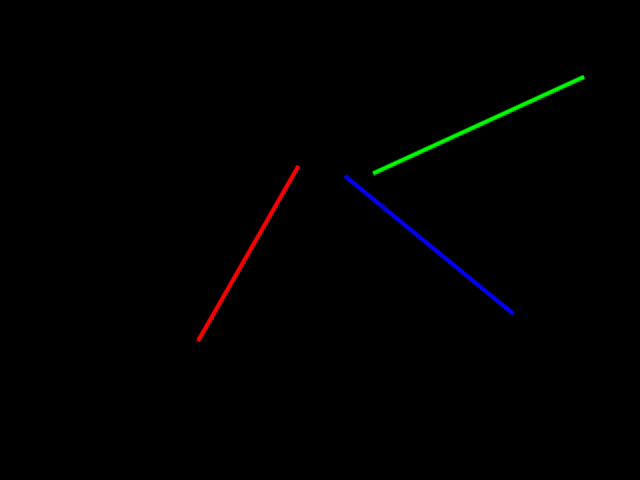
#> input picture frame 30 of Atv3/lines.mp4, 640 x 480 px
$ python Entrega3.py
#> lines starting #> are read from the running program, lines starting #| are printed output that depends on the picture; after the words box and inside, x2 and y2 are one past the last pixel; in counts of white or black regions, pixels touching at a corner belong together
#! /usr/bin/env python
# -*- coding:utf-8 -*-

#Imports
from __future__ import print_function

import cv2
import imutils
import numpy as np
import math
from math import acos, degrees, sqrt
import sys

# [12 lines of commented-out code are left out]

cap = cv2.VideoCapture("lines.mp4")
video2 = cv2.VideoCapture("V2.mp4")
video3 = cv2.VideoCapture("V3.mp4")

# Definindo os limites das cores:
# HSV -> Hue Sat Value
lower = np.array([57, 50, 50])
upper = np.array([67, 255, 255])

#Funções

def coeficiente (P1, P2):

	ax = P1[0]
	ay = P1[1]

	bx = P2[0]
	by = P2[1]


	deltax = bx - ax
	deltay = by - ay

	m = deltay/deltax

	h = ay - (m * ax)

	return m, h

def Intersecao (h1, h2, m1, m2):

	xi = (h2 - h1)/(m1 - m2)

	yi = m1 * xi + h1

	return xi, yi


if (cap.isOpened()== False):
  print("Error opening video stream or file")

# Read until video is completed
while(cap.isOpened()):
  # Capture frame-by-frame
  ret, frame = cap.read()
#> frame is the input picture: shape (480, 640, 3); mean B, G, R 0.8, 0.8, 0.8

  # Convertendo o frame para HSV:
  frame_hsv = cv2.cvtColor(frame, cv2.COLOR_BGR2HSV)
#> frame_hsv: shape (480, 640, 3); mean H, S, V 1.5, 5, 2.2

  # Fazendo a mascara:
  mask = cv2.inRange(frame_hsv, lower, upper)
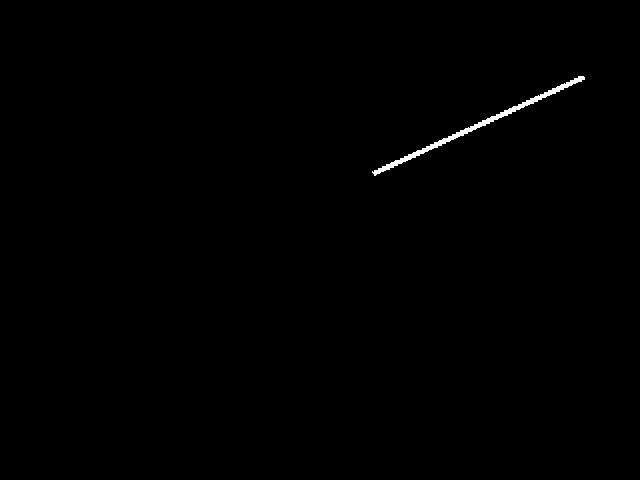
#> mask: shape (480, 640); 0.38% white; 1 white region, box (x1, y1, x2, y2) and area: (372, 76, 585, 176) 1153

  # Sobrepondo a mascara com a imagem original para pegar as cores
  # da imagem original:
  output = cv2.bitwise_and(frame, frame, mask=mask)

  # Convertendo o frame para GRAY:
  frame_gray = cv2.cvtColor(frame, cv2.COLOR_BGR2GRAY)

  mask2 = cv2.inRange(frame_gray, 240, 255)
#> mask2: shape (480, 640); every value is 0

  # Tirando os ruidos da imagem:
  frame_blur = cv2.GaussianBlur(mask2,(5,5),0)

  # Retirando as bordas do frame:
  edges = cv2.Canny(frame_blur, 25, 75)

  # Bordas com cor:
  edges_color = cv2.cvtColor(edges, cv2.COLOR_GRAY2BGR)
#> edges_color: shape (480, 640, 3); every value is 0


  if __name__ == '__main__':
    print(__doc__)

    dst = imutils.auto_canny(edges) # aplica o detector de bordas de Canny à imagem src
    cdst = cv2.cvtColor(dst, cv2.COLOR_GRAY2BGR) # Converte a imagem para BGR para permitir desenho colorido

    lista_1 =[]
    lista_2 = []

    if True: # HoughLinesP
        lines = cv2.HoughLines(dst, 1, math.pi/180.0, 110, np.array([]), 0, 0)
#> lines = None
#> (the run stopped early here; a loop or call above may not have finished)

$ run again, starting later in the video
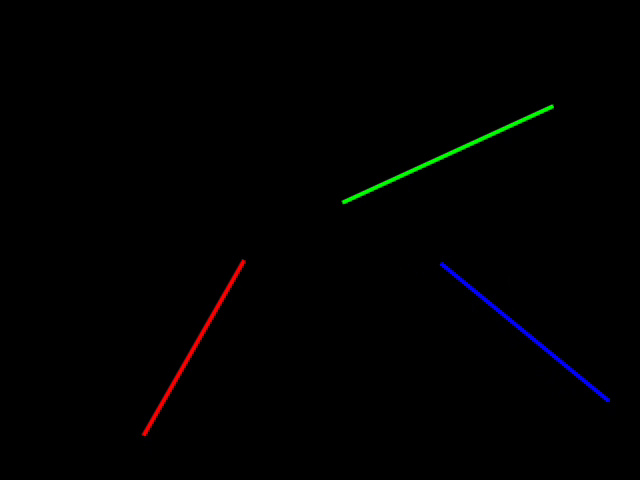
#> input picture frame 136 of Atv3/lines.mp4, 640 x 480 px
#> frame is the input picture: shape (480, 640, 3); mean B, G, R 0.8, 0.8, 0.8
#> frame_hsv: shape (480, 640, 3); mean H, S, V 2.1, 7, 2.2
#> `mask = cv2.inRange(frame_hsv, lower, upper)`:
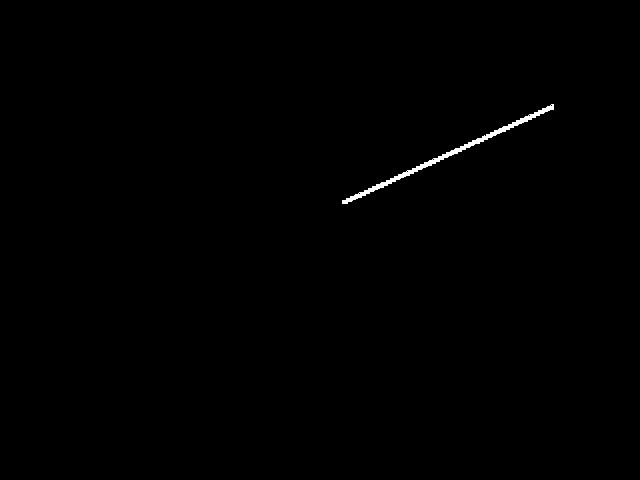
#> mask: shape (480, 640); 0.36% white; 1 white region, box (x1, y1, x2, y2) and area: (342, 104, 554, 204) 1091
#> mask2: shape (480, 640); every value is 0
#> edges_color: shape (480, 640, 3); every value is 0
#> lines = None

$ run again, starting later in the video
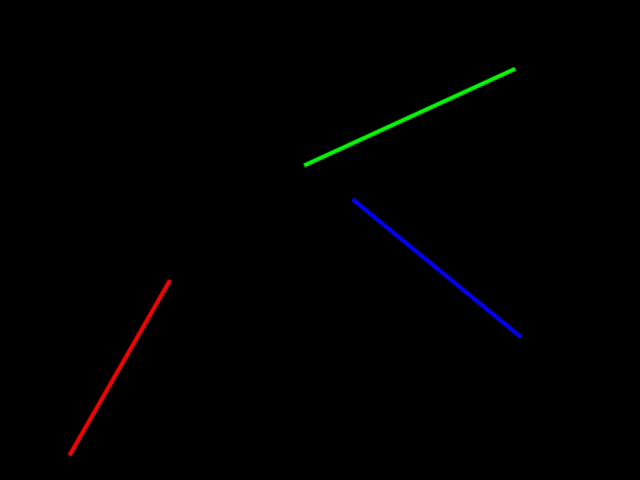
#> input picture frame 243 of Atv3/lines.mp4, 640 x 480 px
#> frame is the input picture: shape (480, 640, 3); mean B, G, R 0.8, 0.8, 0.8
#> frame_hsv: shape (480, 640, 3); mean H, S, V 2, 6.7, 2.2
#> `mask = cv2.inRange(frame_hsv, lower, upper)`:
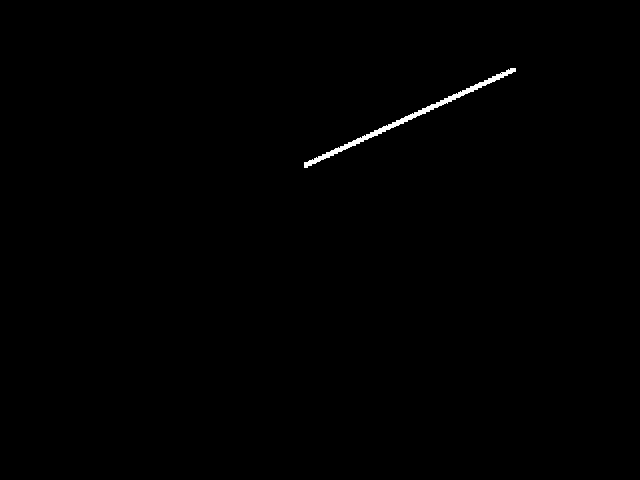
#> mask: shape (480, 640); 0.38% white; 1 white region, box (x1, y1, x2, y2) and area: (304, 68, 516, 168) 1163
#> mask2: shape (480, 640); every value is 0
#> edges_color: shape (480, 640, 3); every value is 0
#> lines = None
